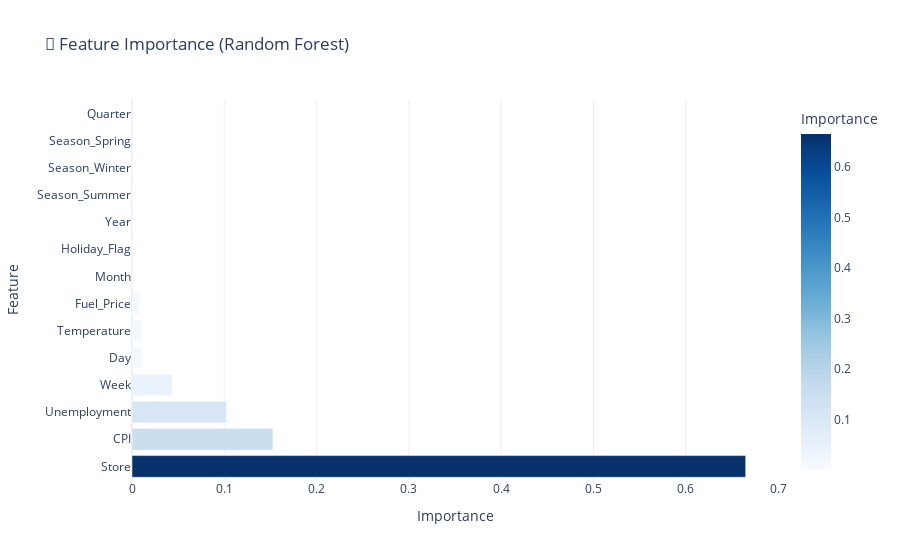

The notebook cell this image was saved under:
### Markdown cell above
<h3 style="background: linear-gradient(to right, #0077b6 ,#1d3557);
           padding: 15px;
           font: bold 26px Arial;
           color: #fdd835;
           border-radius: 8px;">
Conclusion
</h3>

This project demonstrates how data can drive smarter decisions in the retail sector.

Through careful data preparation, exploratory analysis, and predictive modeling, I uncovered clear sales patterns, performance differences among stores, and actionable insights tied to holidays and economic signals.

From a business perspective, these findings support both strategic and operational improvements. From a data science lens, this notebook reflects the end-to-end application of statistical thinking, coding, and storytelling—all grounded in real-world impact.

Thank you for reviewing this analysis.

### Code cell
# Prepare data for modeling
ml_df = df.copy()
ml_df = ml_df.drop(columns=['Date', 'Weekly_Sales_Scaled', 'Day_Name', 'Month_Name'])

# One-hot encode categorical columns
ml_df = pd.get_dummies(ml_df, columns=['Season'], drop_first=True)

# Define features and target
X = ml_df.drop(['Weekly_Sales'], axis=1)
y = ml_df['Weekly_Sales']

# Handle missing values
imputer = SimpleImputer(strategy='mean')
X = imputer.fit_transform(X)

# Train-test split
X_train, X_test, y_train, y_test = train_test_split(X, y, test_size=0.2, random_state=42)

# Model 1: Linear Regression
lr_model = LinearRegression()
lr_model.fit(X_train, y_train)
y_pred_lr = lr_model.predict(X_test)
lr_r2 = r2_score(y_test, y_pred_lr)
lr_rmse = np.sqrt(mean_squared_error(y_test, y_pred_lr))
print("📉 Linear Regression Performance")
print(f"R² Score: {lr_r2:.3f}")
print(f"RMSE: {lr_rmse:,.2f}")

# Model 2: Random Forest with GridSearchCV
rf_params = {
    'n_estimators': [50, 100, 200],
    'max_depth': [10, 20, None]
}
rf_model = RandomForestRegressor(random_state=42)
rf_grid = GridSearchCV(rf_model, rf_params, cv=5, scoring='r2', n_jobs=-1)
rf_grid.fit(X_train, y_train)
y_pred_rf = rf_grid.predict(X_test)
rf_r2 = r2_score(y_test, y_pred_rf)
rf_rmse = np.sqrt(mean_squared_error(y_test, y_pred_rf))
print("\n🌲 Random Forest Performance (Best Params: {})".format(rf_grid.best_params_))
print(f"R² Score: {rf_r2:.3f}")
print(f"RMSE: {rf_rmse:,.2f}")

# Model 3: Gradient Boosting
gb_model = GradientBoostingRegressor(random_state=42)
gb_model.fit(X_train, y_train)
y_pred_gb = gb_model.predict(X_test)
gb_r2 = r2_score(y_test, y_pred_gb)
gb_rmse = np.sqrt(mean_squared_error(y_test, y_pred_gb))
print("\n🚀 Gradient Boosting Performance")
print(f"R² Score: {gb_r2:.3f}")
print(f"RMSE: {gb_rmse:,.2f}")

# Feature Importance (Random Forest)
importances = rf_grid.best_estimator_.feature_importances_
features = ml_df.drop(['Weekly_Sales'], axis=1).columns
feat_importance_df = pd.DataFrame({
    'Feature': features,
    'Importance': importances
}).sort_values(by='Importance', ascending=False)

fig7 = px.bar(feat_importance_df, x='Importance', y='Feature', 
              title='📌 Feature Importance (Random Forest)',
              color='Importance', color_continuous_scale='Blues')
fig7.update_layout(xaxis_title="Importance", yaxis_title="Feature", template='plotly_white')
fig7.show()

### Figure 1 — Plotly figure (JSON) as saved in the notebook; plotly's stock layout.template omitted (floating-point values rounded to 4 significant figures)
{"data": [{"alignmentgroup": "True", "hovertemplate": "Importance=%{marker.color}<br>Feature=%{y}<extra></extra>", "legendgroup": "", "marker": {"color": [0.6649, 0.1527, 0.1025, 0.04368, 0.01157, 0.01067, 0.008565, 0.00227, 0.001006, 0.0006327, 0.0006294, 0.0003811, 0.0002462, 0.0002128], "coloraxis": "coloraxis", "pattern": {"shape": ""}}, "name": "", "offsetgroup": "", "orientation": "h", "showlegend": false, "textposition": "auto", "type": "bar", "x": [0.6649, 0.1527, 0.1025, 0.04368, 0.01157, 0.01067, 0.008565, 0.00227, 0.001006, 0.0006327, 0.0006294, 0.0003811, 0.0002462, 0.0002128], "xaxis": "x", "y": ["Store", "CPI", "Unemployment", "Week", "Day", "Temperature", "Fuel_Price", "Month", "Holiday_Flag", "Year", "Season_Summer", "Season_Winter", "Season_Spring", "Quarter"], "yaxis": "y"}], "layout": {"barmode": "relative", "coloraxis": {"colorbar": {"title": {"text": "Importance"}}, "colorscale": [[0.0, "rgb(247,251,255)"], [0.125, "rgb(222,235,247)"], [0.25, "rgb(198,219,239)"], [0.375, "rgb(158,202,225)"], [0.5, "rgb(107,174,214)"], [0.625, "rgb(66,146,198)"], [0.75, "rgb(33,113,181)"], [0.875, "rgb(8,81,156)"], [1.0, "rgb(8,48,107)"]]}, "legend": {"tracegroupgap": 0}, "title": {"text": "📌 Feature Importance (Random Forest)"}, "xaxis": {"anchor": "y", "domain": [0.0, 1.0], "title": {"text": "Importance"}}, "yaxis": {"anchor": "x", "domain": [0.0, 1.0], "title": {"text": "Feature"}}}}
